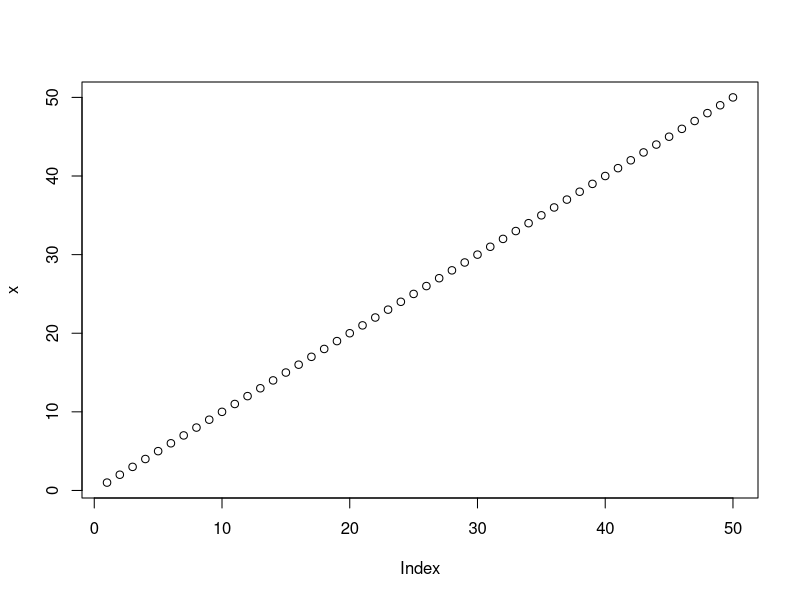
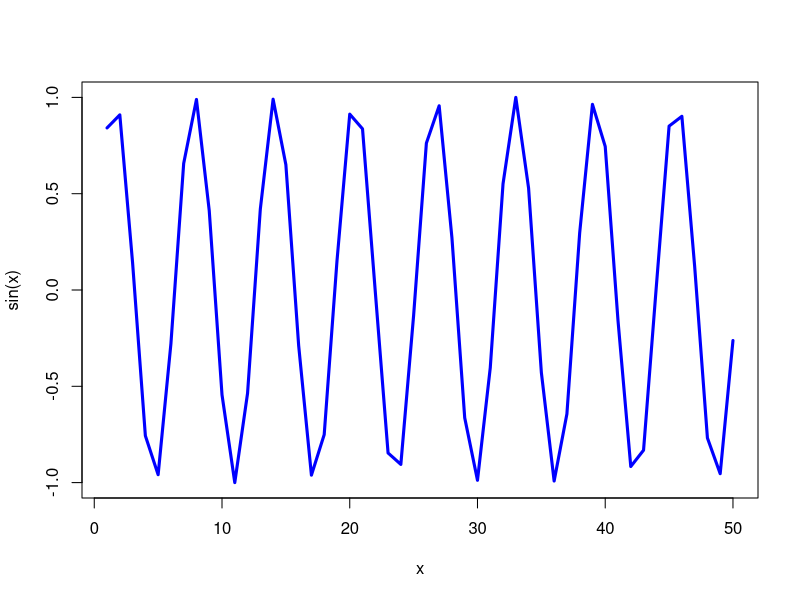
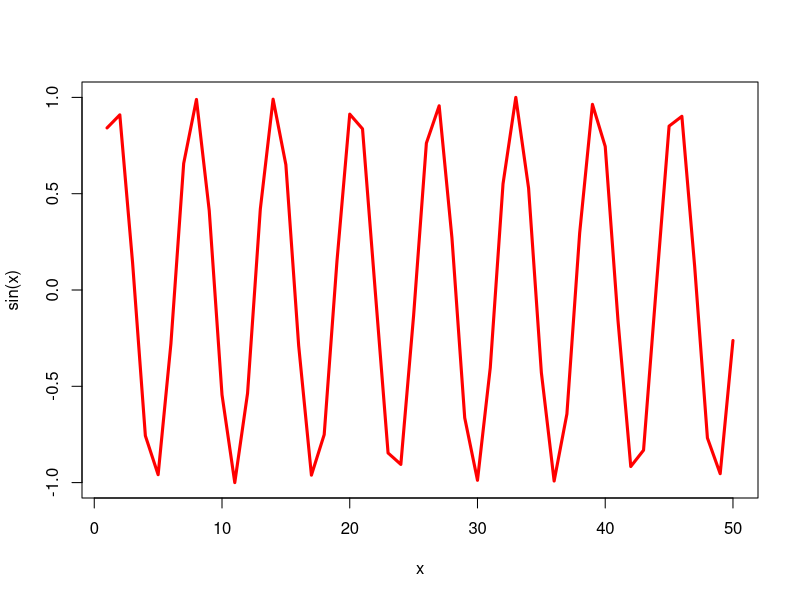

Write the R code that produced these figures, in order.
#my first rscript
x <- 1:50
x
plot(x)
plot(x,sin(x),type = "l", col="blue", lwd=3)
plot(x,sin(x),type = "l", col="red", lwd=3)   
